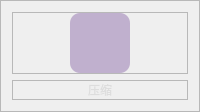
                            <widget class="QFrame" name="frame_223">
                             <property name="frameShape">
                              <enum>QFrame::Shape::StyledPanel</enum>
                             </property>
                             <property name="frameShadow">
                              <enum>QFrame::Shadow::Raised</enum>
                             </property>
                             <layout class="QVBoxLayout" name="verticalLayout_109">
                              <item>
                               <widget class="QFrame" name="frame_224">
                                <property name="frameShape">
                                 <enum>QFrame::Shape::StyledPanel</enum>
                                </property>
                                <property name="frameShadow">
                                 <enum>QFrame::Shadow::Raised</enum>
                                </property>
                                <layout class="QHBoxLayout" name="horizontalLayout_137">
                                 <property name="spacing">
                                  <number>0</number>
                                 </property>
                                 <property name="leftMargin">
                                  <number>0</number>
                                 </property>
                                 <property name="topMargin">
                                  <number>0</number>
                                 </property>
                                 <property name="rightMargin">
                                  <number>0</number>
                                 </property>
                                 <property name="bottomMargin">
                                  <number>0</number>
                                 </property>
                                 <item>
                                  <widget class="QPushButton" name="btn7">
                                   <property name="sizePolicy">
                                    <sizepolicy hsizetype="Expanding" vsizetype="Preferred">
                                     <horstretch>0</horstretch>
                                     <verstretch>0</verstretch>
                                    </sizepolicy>
                                   </property>
                                   <property name="minimumSize">
                                    <size>
                                     <width>60</width>
                                     <height>60</height>
                                    </size>
                                   </property>
                                   <property name="maximumSize">
                                    <size>
                                     <width>60</width>
                                     <height>60</height>
                                    </size>
                                   </property>
                                   <property name="font">
                                    <font>
                                     <family>微软雅黑</family>
                                     <pointsize>15</pointsize>
                                     <italic>false</italic>
                                     <bold>false</bold>
                                    </font>
                                   </property>
                                   <property name="cursor">
                                    <cursorShape>PointingHandCursor</cursorShape>
                                   </property>
                                   <property name="layoutDirection">
                                    <enum>Qt::LayoutDirection::LeftToRight</enum>
                                   </property>
                                   <property name="styleSheet">
                                    <string notr="true">QPushButton {
	background-image: url(:/forms/icons/heart_rate.png);
	border: no;
    background-position: center;
    background-repeat: no-repeat; 
	border-radius: 10px;
	background-color: rgba(82, 28, 129,0.3);

}

QPushButton:hover {
	background-color: rgb(162, 98, 199);
	border: none;
}</string>
                                   </property>
                                   <property name="text">
                                    <string/>
                                   </property>
                                  </widget>
                                 </item>
                                </layout>
                               </widget>
                              </item>
                              <item>
                               <widget class="QFrame" name="frame_225">
                                <property name="frameShape">
                                 <enum>QFrame::Shape::StyledPanel</enum>
                                </property>
                                <property name="frameShadow">
                                 <enum>QFrame::Shadow::Raised</enum>
                                </property>
                                <layout class="QHBoxLayout" name="horizontalLayout_138">
                                 <property name="spacing">
                                  <number>0</number>
                                 </property>
                                 <property name="leftMargin">
                                  <number>0</number>
                                 </property>
                                 <property name="topMargin">
                                  <number>0</number>
                                 </property>
                                 <property name="rightMargin">
                                  <number>0</number>
                                 </property>
                                 <property name="bottomMargin">
                                  <number>0</number>
                                 </property>
                                 <item>
                                  <widget class="QLabel" name="label_86">
                                   <property name="styleSheet">
                                    <string notr="true">font: 11pt &quot;微软雅黑&quot;;
color: rgb(221, 221, 221);
</string>
                                   </property>
                                   <property name="text">
                                    <string>压缩</string>
                                   </property>
                                   <property name="alignment">
                                    <set>Qt::AlignmentFlag::AlignCenter</set>
                                   </property>
                                  </widget>
                                 </item>
                                </layout>
                               </widget>
                              </item>
                             </layout>
                            </widget>
